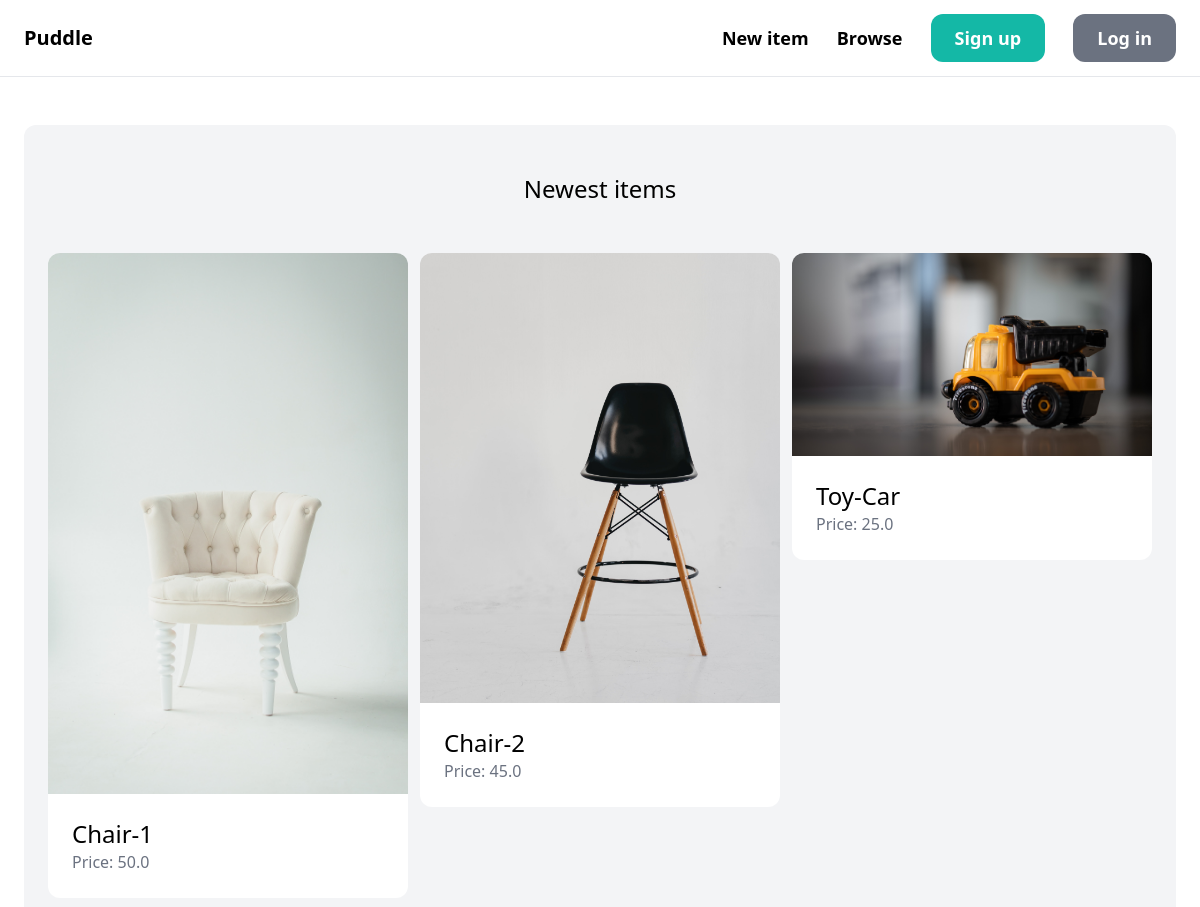
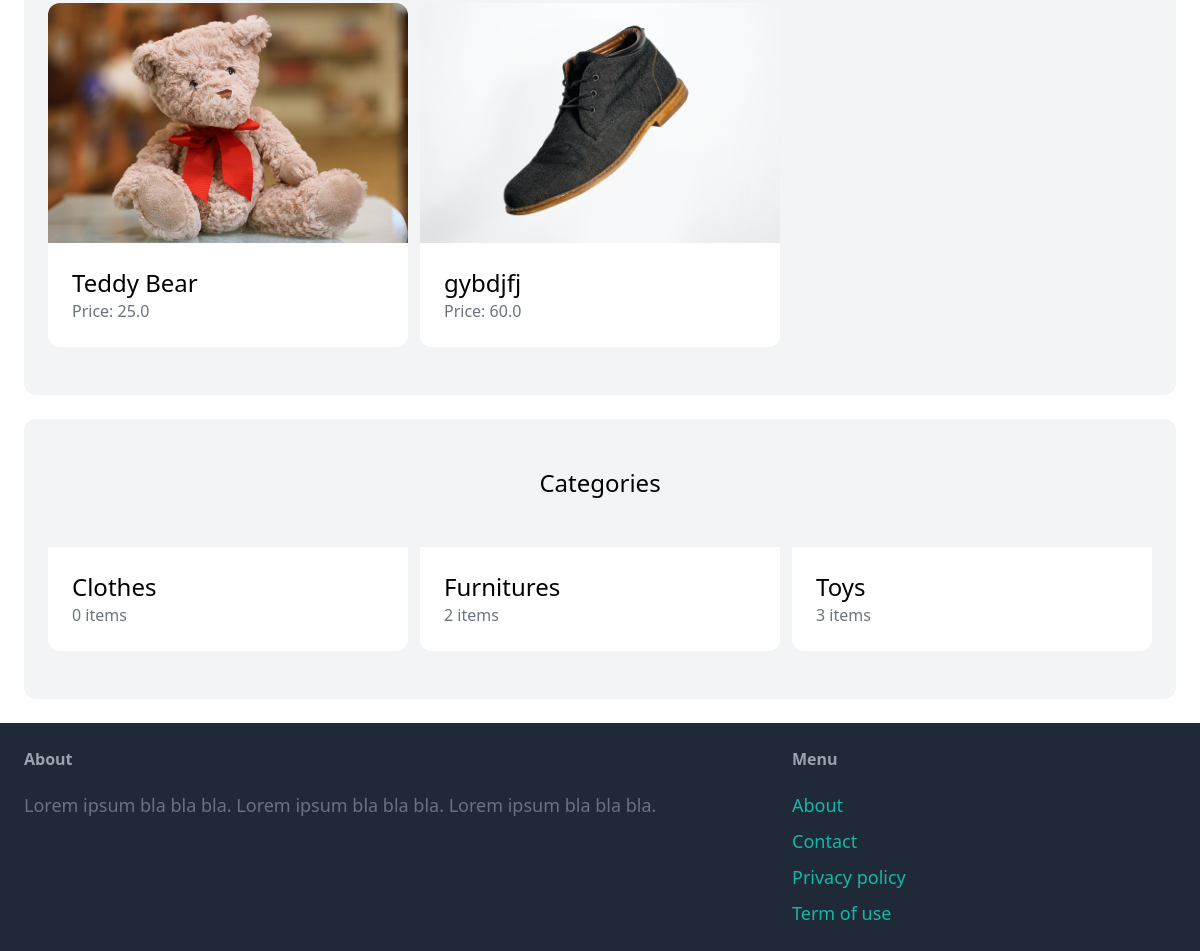
The page / on the database its author committed (2 pictures, top to bottom).
### item/models.py (models this page shows, shortened)
class Item(models.Model):
    category = models.ForeignKey(Category, related_name='items', on_delete=models.CASCADE)
    name = models.CharField(max_length=255)
    description = models.TextField(blank=True, null=True)
    price = models.FloatField()
    image = models.ImageField(upload_to='item_images', blank=True, null=True)
    is_sold = models.BooleanField(default=False)
    created_by = models.ForeignKey(User, related_name='items', on_delete=models.CASCADE)
    created_at = models.DateTimeField(auto_now_add=True)

class Category(models.Model):
    name = models.CharField(max_length=255)
    class Meta:
        ordering = ('name',)
        verbose_name_plural = 'Categories'

### core/views.py (the view)
# urls.py: path('', views.index, name='index'),
def index(request):
    items = Item.objects.filter(is_sold=False)[0:6]
    categories = Category.objects.all()
    return render(request, 'core/index.html', {
        'categories': categories,
        'items': items,
    })

### core/templates/core/index.html (shortened to what this page needs)
{% extends 'core/base.html' %}
{% block content %}
    <div class="mt-6 px-6 py-12 bg-gray-100 rounded-xl">
        <h2 class="mb-12 text-2xl text-center">Newest items</h2>
        <div class="grid grid-cols-3 gap-3">
            {% for item in items %}
                <div>
                    <a href="{% url 'item:detail' item.id %}">
                        <div>
                            <img src="{{ item.image.url }}" class="rounded-t-xl">
                        </div>
                        <div class="p-6 bg-white rounded-b-xl">
                            <h2 class="text-2xl">{{ item.name }}</h2>
                            <p class="text-gray-500">Price: {{ item.price }}</p>
                        </div>
                    </a>
                </div>
            {% endfor %}
        </div>
    </div>
    <div class="mt-6 px-6 py-12 bg-gray-100 rounded-xl">
        <h2 class="mb-12 text-2xl text-center">Categories</h2>
        <div class="grid grid-cols-3 gap-3">
            {% for category in categories %}
                <div>
                    <a href="#">
                        <div class="p-6 bg-white rounded-b-xl">
                            <h2 class="text-2xl">{{ category.name }}</h2>
                            <p class="text-gray-500">{{ category.items.count }} items</p>
                        </div>
                    </a>
                </div>
            {% endfor %}
        </div>
    </div>
{% endblock %}

### core/templates/core/base.html (shortened to what this page needs)
<!doctype html>
<html>
    <head>
        <script src="https://cdn.tailwindcss.com"></script>
    </head>
    <body>
        <nav class="py-6 px-6 flex justify-between items-center border-b border-gray-200">
            <a href="/" class="text-xl font-semibold">Puddle</a>
            <div class="space-x-6">
                <a href="{% url 'item:new' %}" class="text-lg font-semibold hover:text-gray-500">New item</a>
                <a href="{% url 'item:items' %}" class="text-lg font-semibold hover:text-gray-500">Browse</a>
                {% if request.user.is_authenticated %}
                    <a href="{% url 'conversation:inbox' %}" class="px-6 py-3 text-lg font-semibold bg-teal-500 text-white rounded-xl hover:bg-teal-700">Inbox</a>
                    <a href="{% url 'dashboard:index' %}" class="px-6 py-3 text-lg font-semibold bg-gray-500 text-white rounded-xl hover:bg-gray-700">Dashboard</a>
                {% else %}
                    <a href="{% url 'core:signup' %}" class="px-6 py-3 text-lg font-semibold bg-teal-500 text-white rounded-xl hover:bg-teal-700">Sign up</a>
                    <a href="{% url 'core:login' %}" class="px-6 py-3 text-lg font-semibold bg-gray-500 text-white rounded-xl hover:bg-gray-700">Log in</a>
                {% endif %}
            </div>
        </nav>
        <div class="px-6 py-6">
            {% block content %}
            {% endblock %}
        </div>
        <footer class="py-6 px-6 flex justify-between bg-gray-800">
            <div class="w-2/3 pr-10">
                <h3 class="mb-5 font-semibold text-gray-400">About</h3>
                <p class="text-lg text-gray-500">Lorem ipsum bla bla bla. Lorem ipsum bla bla bla. Lorem ipsum bla bla bla.</p>
            </div>
            <div class="w-1/3">
                <h3 class="mb-5 font-semibold text-gray-400">Menu</h3>
                <ul class="space-y-2">
                    <li><a href="#" class="text-lg text-teal-500 hover:text-teal-700">About</a></li>
                    <li><a href="{% url 'core:contact' %}" class="text-lg text-teal-500 hover:text-teal-700">Contact</a></li>
                    <li><a href="#" class="text-lg text-teal-500 hover:text-teal-700">Privacy policy</a></li>
                    <li><a href="#" class="text-lg text-teal-500 hover:text-teal-700">Term of use</a></li>
                </ul>
            </div>
        </footer>
    </body>
</html>

### rows shown on the page
Item: image (picture), name "Chair-1", price "50.0"
Item: image (picture), name "Chair-2", price "45.0"
Item: image (picture), name "Toy-Car", price "25.0"
Item: image (picture), name "Teddy Bear", price "25.0"
Item: image (picture), name "gybdjfj", price "60.0"
Category: name "Clothes", items.count "0"
Category: name "Furnitures", items.count "2"
Category: name "Toys", items.count "3"
